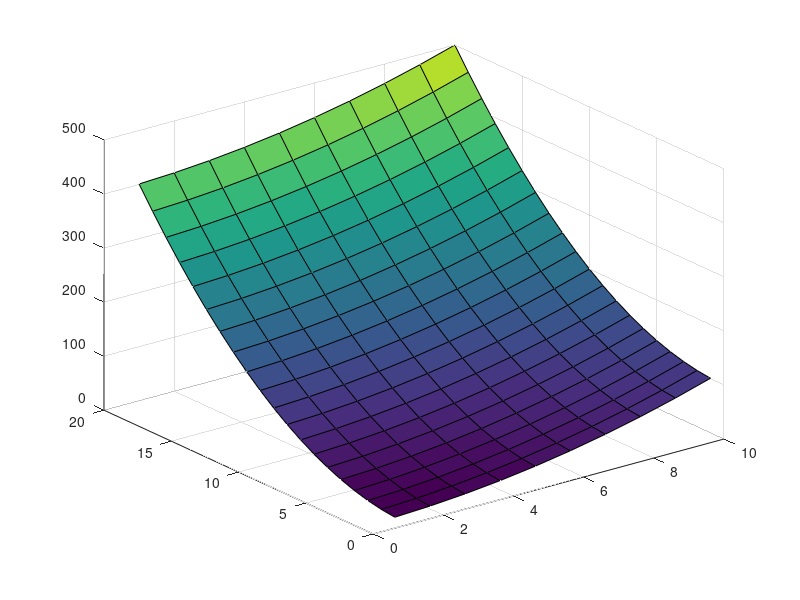

Write MATLAB code to recreate this figure.
% We will use tic and toc to time code.
% Generate two vectors
npoints = 10000;
x = linspace(1,100,npoints);
y = linspace(-10,10,npoints);

% Using a for loop
tic;
for ii = 1:npoints
    z(ii) = x(ii)^3 + y(ii)^(-1/2);
end
toc

% Re-writing the problem to use the vector nature
tic;
z = x.^3 + y.^(-1/2);
toc

% Thigs also speed up when when pre-allocate
z = zeros(size(x));
tic;
z = x.^3 + y.^(-1/2);
toc

% Repmat (repeat matrix) is also useful
A = [1,2;3,4]
B = repmat(A,2,3)

% As is meshgrid for generating
%  2D (or higher) (x,y,z,...) coordinates
[x,y] = meshgrid([1:10],[1:20])
z = x.^2 + y.^2
surf(x,y,z) % visualize it (skipping ahead a bit)
